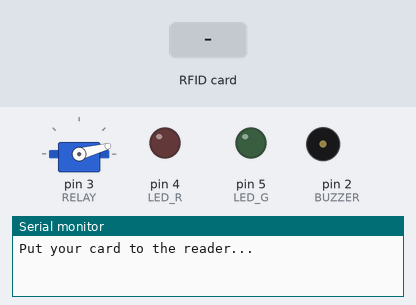
A sketch run on a simulated Arduino Uno, built with avr-gcc and run on an emulated ATmega328P. Parts: servo, output pins drawn as LEDs (lit = HIGH), buzzer (waves = sounding), the last lines printed to the serial monitor. The test bench sets the inputs (shaded band). Pins used as bus, display or sensor lines are not drawn.

Above: at 1.2 s.
1.3 s: RFID card B7 0C 36 2C held to the reader
At 2.2 s:
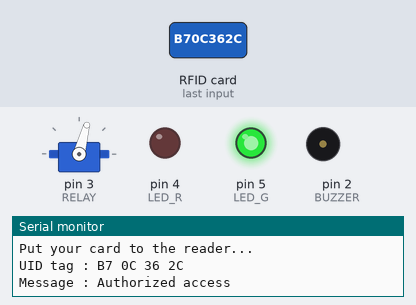
4.3 s: RFID card 5E 7A 19 C4 held to the reader
At 5.1 s:
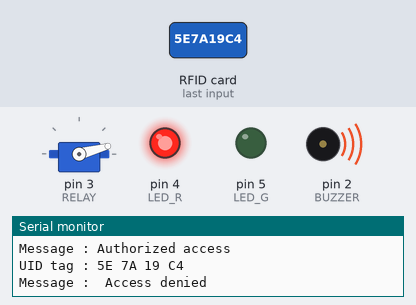
Timing chart, 0 to 7.3 s (numbered marks = the images above; inputs shaded):
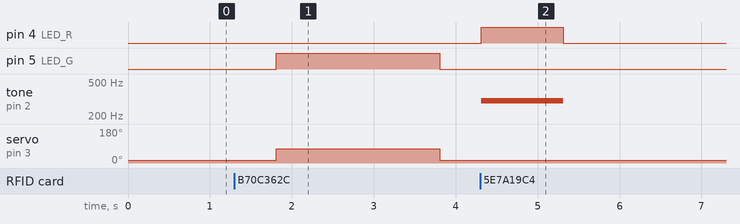

The sketch:

doorlock_servo.ino
```cpp
#include <SPI.h>
#include <MFRC522.h>
#include <Servo.h>

#define SS_PIN 10
#define RST_PIN 9
#define LED_G 5 //define green LED pin
#define LED_R 4 //define red LED
#define RELAY 3 //relay pin
#define BUZZER 2 //buzzer pin
#define ACCESS_DELAY 2000
#define DENIED_DELAY 1000
MFRC522 mfrc522(SS_PIN, RST_PIN);   // Create MFRC522 instance.

Servo lockServo;                //Servo for locking mechanism
int lockPos = 15;               //Locked position limit
int unlockPos = 75;             //Unlocked position limit
boolean locked = true;

void setup()
{
  Serial.begin(9600);   // Initiate a serial communication
  SPI.begin();          // Initiate  SPI bus
  mfrc522.PCD_Init();   // Initiate MFRC522
  pinMode(LED_G, OUTPUT);
  pinMode(LED_R, OUTPUT);
  pinMode(RELAY, OUTPUT);
  pinMode(BUZZER, OUTPUT);
  noTone(BUZZER);
  digitalWrite(RELAY, LOW);
  lockServo.attach(3);
  lockServo.write(lockPos);         //Move servo into locked position
  Serial.println("Put your card to the reader...");
  Serial.println();

}
void loop()
{
  // Look for new cards
  if ( ! mfrc522.PICC_IsNewCardPresent())
  {
    return;
  }
  // Select one of the cards
  if ( ! mfrc522.PICC_ReadCardSerial())
  {
    return;
  }
  //Show UID on serial monitor
  Serial.print("UID tag :");
  String content= "";
  byte letter;
  for (byte i = 0; i < mfrc522.uid.size; i++)
  {
     Serial.print(mfrc522.uid.uidByte[i] < 0x10 ? " 0" : " ");
     Serial.print(mfrc522.uid.uidByte[i], HEX);
     content.concat(String(mfrc522.uid.uidByte[i] < 0x10 ? " 0" : " "));
     content.concat(String(mfrc522.uid.uidByte[i], HEX));
  }
  Serial.println();
  Serial.print("Message : ");
  content.toUpperCase();
  if (content.substring(1) == "B7 0C 36 2C") //change here the UID of the card/cards that you want to give access
  {
    Serial.println("Authorized access");
    Serial.println();
    delay(500);
    digitalWrite(RELAY, HIGH);
    lockServo.write(unlockPos);
          locked = false;
    digitalWrite(LED_G, HIGH);
    delay(ACCESS_DELAY);
    digitalWrite(RELAY, LOW);
    lockServo.write(lockPos);
          locked = true;
    digitalWrite(LED_G, LOW);
  }

 else   {
    Serial.println(" Access denied");
    digitalWrite(LED_R, HIGH);
    tone(BUZZER, 300);
    delay(DENIED_DELAY);
    digitalWrite(LED_R, LOW);
    noTone(BUZZER);
  }
}
```

Measured:
- after the input at 1.3 s, pin 5 (LED_G): LOW → HIGH after 0.51 s, → LOW 2.0 s later; servo on pin 3 (RELAY): 15° → 75° after 0.51 s, → 15° 2.0 s later
- after the input at 4.3 s, pin 4 (LED_R): LOW → HIGH at once, → LOW 1.0 s later; tone on pin 2 (BUZZER): silent → 300 Hz at once, → silent 1.0 s later
